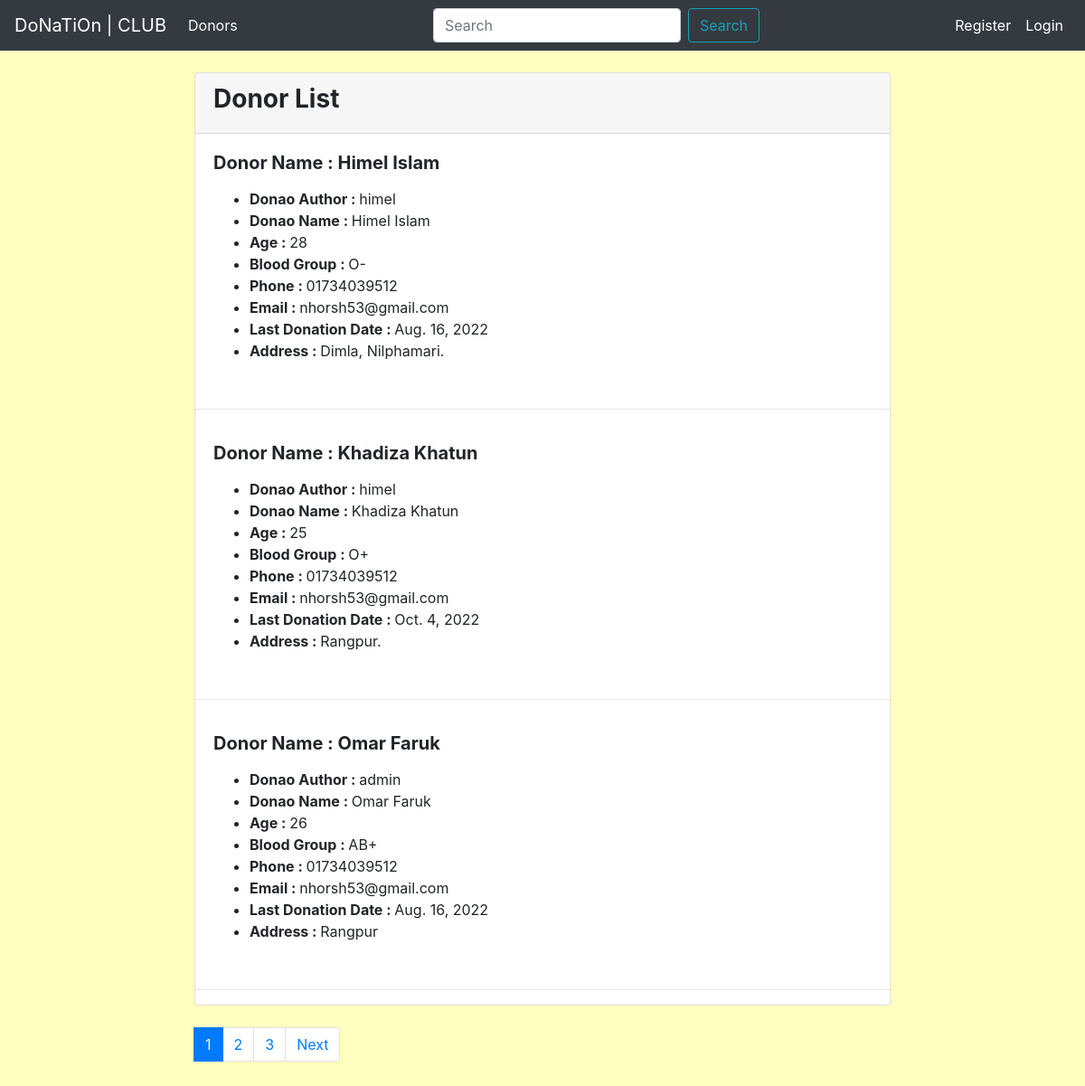
The page / on the database its author committed.
### Myapp/models.py (models this page shows)
class AddDonarModle(models.Model):
    author = models.ForeignKey(User, on_delete=models.CASCADE)
    name = models.CharField(max_length=20)
    age = models.IntegerField()
    blood_group = models.CharField(max_length=20)
    phone = models.CharField(max_length=20)
    email = models.EmailField()
    last_donation = models.DateField()
    address = models.TextField()
    def __str__(self):
        return self.name

### Myapp/views.py (the view)
# urls.py: path('', views.DonorListView.as_view(), name='donor-list'),
class DonorListView(ListView):
    model = AddDonarModle
    template_name = 'myapp/show_donor.html'
    ordering = ['name']
    context_object_name = 'donor_list'
    paginate_by = 3
    paginate_orphans = 1
    def get_context_data(self, *args, **kwargs):
        try:
            return super(DonorListView, self).get_context_data(*args, **kwargs)
        except Http404:
            self.kwargs['page'] = 1
            return super(DonorListView, self).get_context_data(*args, **kwargs)

### Myapp/templates/myapp/show_donor.html (shortened to what this page needs)
{% extends 'myapp/base.html' %}
{% block content %}
<div class="container col-md-8"><br>
    <div class="card">
      <div class="card-header">
        <h3><b>Donor List</b></h3>
      </div>
      {% for donorlist in donor_list %}
        <div class="card-body">
          <h5 class="card-title"><strong>Donor Name : {{ donorlist }}</strong></h5>
          <p class="card-text">
          <ul>
            <li><Strong>Donao Author : </strong>{{ donorlist.author }}</li>
            <li><Strong>Donao Name : </strong>{{ donorlist.name }}</li>
            <li><strong>Age : </strong>{{ donorlist.age }}</li>
            <li><strong>Blood Group : </strong>{{ donorlist.blood_group }}</li>
            <li><strong>Phone : </strong>{{ donorlist.phone }}</li>
            <li><strong>Email : </strong>{{ donorlist.email }}</li>
            <li><strong>Last Donation Date : </strong>{{ donorlist.last_donation }}</li>
            <li><strong>Address : </strong>{{ donorlist.address }}</li>
          </ul>
      </div><hr>
      {% endfor %}
</div><br>
  <nav aria-label="Page navigation example">
    <ul class="pagination">
        {% for i in page_obj.paginator.page_range %}
          {% if page_obj.number == i %}
            <li class="page-item active">
              <span class="page-link">
                {{ i }}
              </span>
            </li>
            {% else %}
              <li class="page-item"><a class="page-link" href="?page={{ i }}">{{ i }}</a></li>
          {% endif %}
        {% endfor %}
      {% if page_obj.has_next %}
      <li class="page-item"><a class="page-link" href="?page={{page_obj.next_page_number}}">Next</a></li>
      {% endif %}
</ul>
</nav>
<br><br>
{% endblock content %}

### Myapp/templates/myapp/base.html (shortened to what this page needs)
<!doctype html>
<html lang="en">
  <head>
    <link rel="stylesheet" href="https://cdn.jsdelivr.net/npm/bootstrap@4.0.0/dist/css/bootstrap.min.css">
  </head>
  <body>
    {% include 'myapp/home.html' %}
    {% block content %}
    {% endblock content %}
  </body>
</html>

### Myapp/templates/myapp/home.html (shortened to what this page needs)
<nav class="navbar navbar-expand-lg navbar-dark bg-dark">
    <a class="navbar-brand" href="{% url 'donor-list' %}">DoNaTiOn | CLUB</a>
    <div class="collapse navbar-collapse" id="navbarSupportedContent">
      <ul class="navbar-nav mr-auto">
        <li class="nav-item active">
          <a class="nav-link" href="{% url 'donor-list' %}">Donors <span class="sr-only">(current)</span></a>
        </li>
      </ul>
      <form class="form-inline my-2 my-lg-0" method="POST", action="{% url 'search-donor' %}">
        <input class="form-control mr-sm-2" type="search" placeholder="Search" aria-label="Search" name='searched'>
        <button class="btn btn-outline-info my-2 my-sm-0" type="submit">Search</button>
      </form>
      <div class="navbar-nav mr-right">
        {% if request.user.is_authenticated %}
        <li class="nav-item active">
          <a class="nav-link" href="#">{{ user.username }}</a>
        </li>
        <li class="nav-item active">
          <a class="nav-link" href="{% url 'logout' %}">Logout <span class="sr-only"></span></a>
        </li>
        {% else %}
        <li class="nav-item active">
          <a class="nav-link" href="{% url 'register' %}">Register </a>
        </li>
        <li class="nav-item active">
          <a class="nav-link" href="{% url 'login' %}">Login </a>
        </li>
        {% endif %}
      </div>
    </div>
  </nav>

### Myapp/templates/myapp/base.html (style rules this page uses)
body { background-color: rgba(255, 255, 128, .5); }

### rows shown on the page
AddDonarModle: name "Himel Islam", author "himel", age "28", blood_group "O-", phone "01734039512", email "nhorsh53@gmail.com", last_donation "Aug. 16, 2022", address "Dimla, Nilphamari."
AddDonarModle: name "Khadiza Khatun", author "himel", age "25", blood_group "O+", phone "01734039512", email "nhorsh53@gmail.com", last_donation "Oct. 4, 2022", address "Rangpur."
AddDonarModle: name "Omar Faruk", author "admin", age "26", blood_group "AB+", phone "01734039512", email "nhorsh53@gmail.com", last_donation "Aug. 16, 2022", address "Rangpur"

### other values the page prints
{{ i }} "1"
{{ i }} "2" "3"
